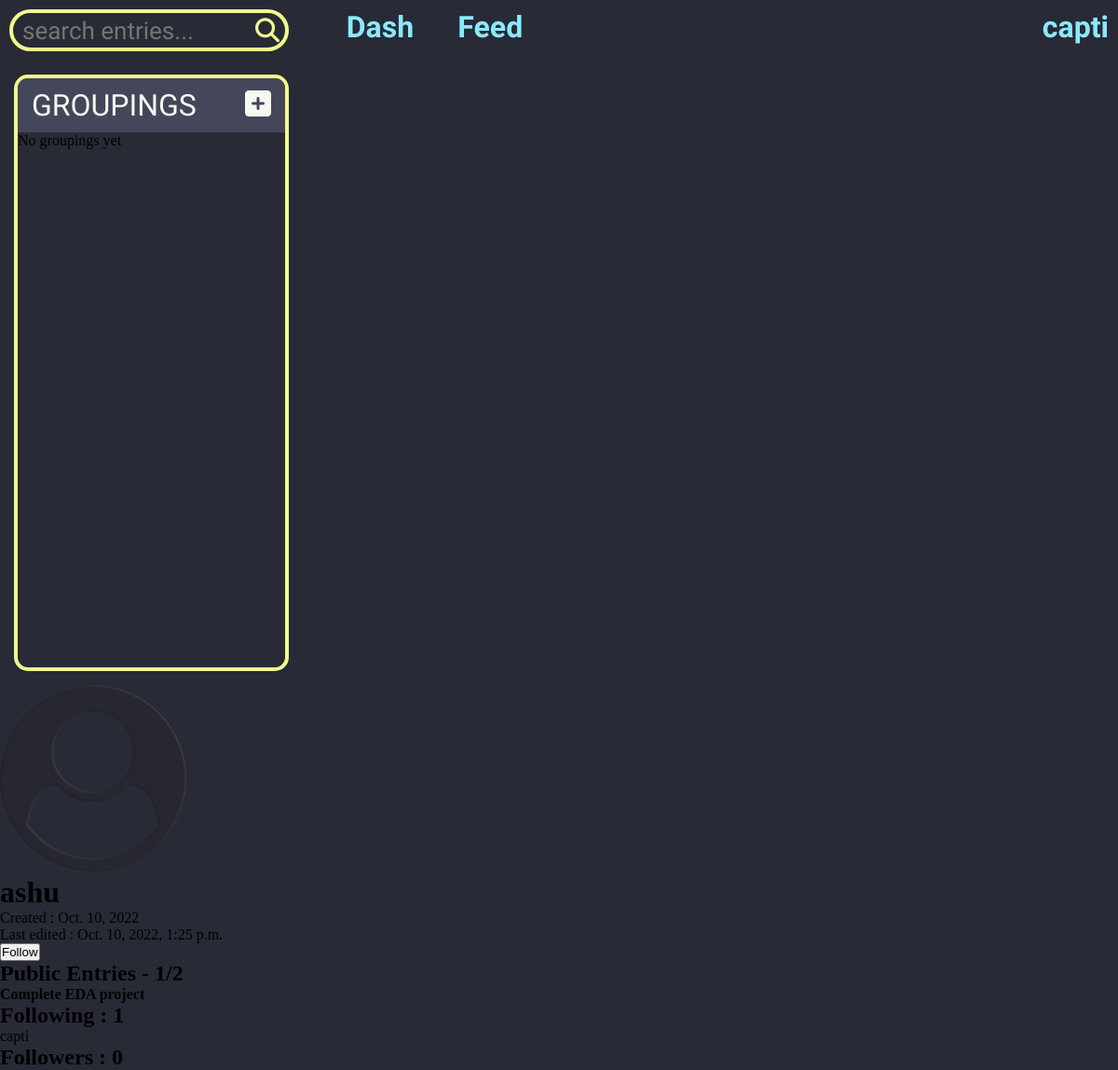
The page /accounts/profile/ashu (signed in) on the database as committed earlier.
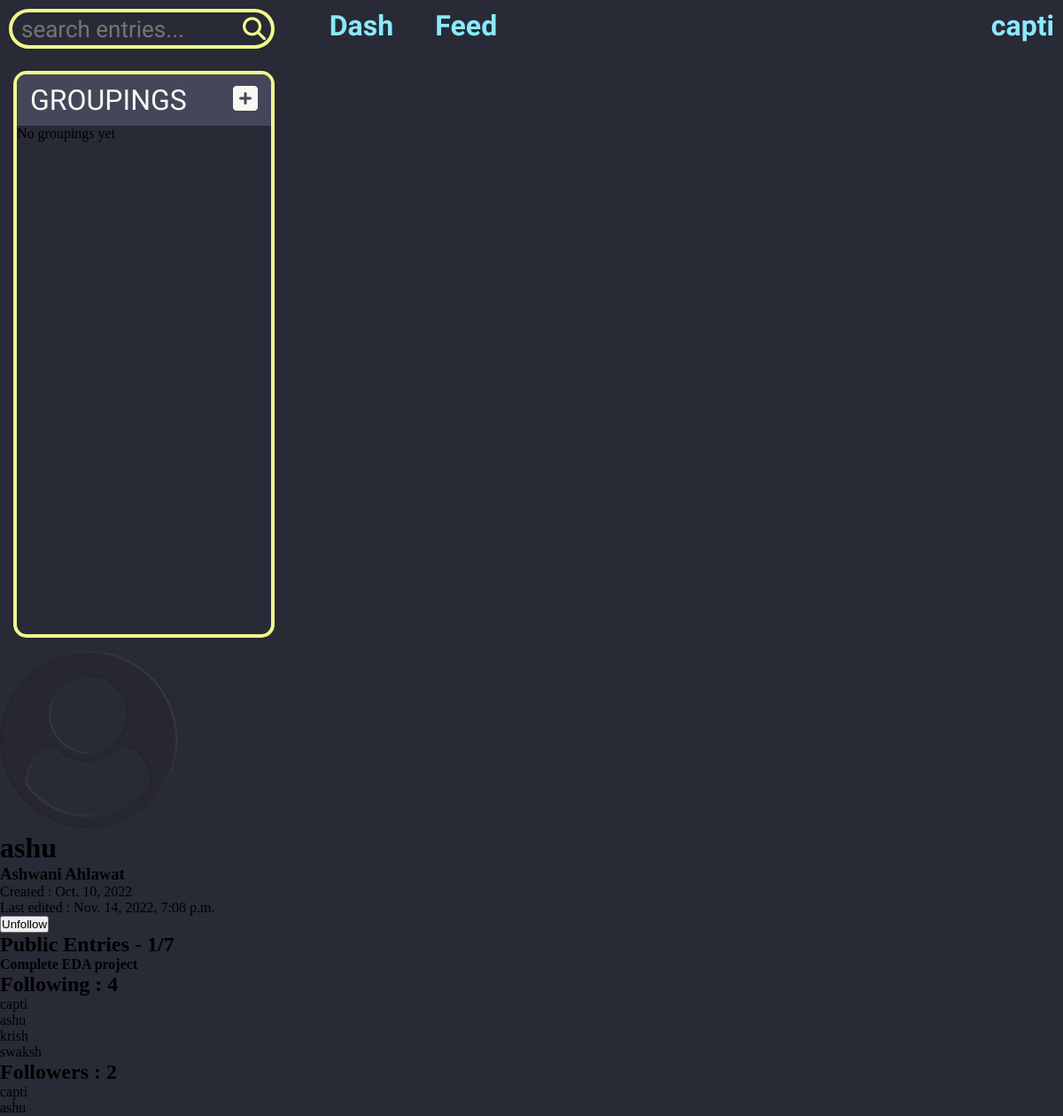
The same page on the database as committed later.
### accounts/models.py (models this page shows, shortened)
class Profile(models.Model):
    gender_choices = (
        ("Male","Male"),
        ("Female", "Female"),
        ("Other", "Other")
    )
    user = models.OneToOneField(User, models.CASCADE,related_name="profile")
    about = models.TextField(blank=True)
    dp = models.ImageField(default = "images/defaults/dp.png", upload_to = "images/dps/")
    phone = models.CharField(blank=True, max_length=13)
    gender = models.CharField(blank=True, choices=gender_choices, max_length=7)
    bday = models.DateField(blank=True,null=True)
    followers = models.ManyToManyField('self',blank=True,related_name='user_followers',symmetrical=False)
    following = models.ManyToManyField('self',blank=True,related_name='user_following',symmetrical=False)
    created = models.DateField(auto_now_add=True)
    edited = models.DateTimeField(auto_now=True)

### main/models.py (models this page shows, shortened)
class Entry(models.Model):
    image = models.ImageField(upload_to="images/entries/", blank=True)
    title = models.CharField(max_length=60,blank=False)
    content = models.TextField(blank=True)
    done = models.BooleanField(default=False)
    public = models.BooleanField(default=False)
    created = models.DateField(auto_now_add=True)
    edited = models.DateField(auto_now=True)
    user = models.ForeignKey(User, models.CASCADE,related_name="entries")

### accounts/views.py (the view, shortened to what this page needs)
# urls.py: path('profile/<str:username>', views.profile_other),
def profile_other(request, username):
    followed = False
    try:
        user_other = User.objects.get(username=username)
        profile_other = user_other.profile
        public_entries = user_other.entries.filter(public=True)
        if request.user.is_authenticated:
            profile = request.user.profile
            if profile_other in profile.following.all():
                followed = True
    except Exception as e:
        print(e)
        profile_other = None
        public_entries = None
    data = {
        "profile" : profile_other,
        "followed" : followed,
        "public_entries" : public_entries,
        "tot_entries" : len(profile_other.user.entries.all())
    }
    return render(request, "accounts/profile_other.html", data)

### templates/accounts/profile_other.html (shortened to what this page needs)
{% extends 'base.html' %}
{% block content %}
    {% if profile %}
    <div>
        <img src="/media/{{profile.dp}}" alt="" height="200" width="200">
        <h1> {{profile.user.username}} </h1>
        <h3>{{profile.user.first_name}} {{profile.user.last_name}}</h3>
        <p>Created : {{profile.created}}</p>
        <p>Last edited : {{profile.edited}}</p>
        {% if request.user.is_authenticated %}
            <form action="" method="post">
                {% if followed %}
                    <input type="submit" value="Unfollow">
                {% else %}
                    <input type="submit" value="Follow">
                {% endif %}
            </form>
            <div>
                <h2>Public Entries - <span>{{public_entries|length}}/{{tot_entries}}</span> </h2>
                <ul>
                    {% for entry in public_entries|slice:":10" %}
                        <li><b>{{entry.title}}</b></li>
                    {% endfor %}
                </ul>
            </div>
            <div>
                <h2>Following : {{profile.following.all|length}}</h2>
                <ul>
                    {% for follower in profile.following.all|slice:":10" %}
                        <li>{{follower.user.username}}</li>
                    {% endfor %}
                </ul>
            </div>
            <div>
                <h2>Followers : {{profile.followers.all|length}}</h2>
                <ul>
                    {% for follower in profile.followers.all|slice:":10"  %}
                        <li>{{follower.user.username}}</li>
                    {% endfor %}
                </ul>
            </div>
        {% else %}
            <p>To follow people or see the followers/following you need to login <a href="/accounts/login">here</a></p>
        {% endif %}
    </div>
    {% else %}
    <div>
        User doesn't exist
    </div>
    {% endif %}
{% endblock %}

### templates/base.html (shortened to what this page needs)
<!DOCTYPE html>
<html lang="en">
<head>
    <link rel="stylesheet" href="https://cdnjs.cloudflare.com/ajax/libs/font-awesome/6.2.1/css/all.min.css" />
    <link rel="stylesheet" href="/media/css/base.css">
</head>
<body>
    <nav>
        <div class="search">
            <form  action="/accounts/search/">
                <input type="text" class="input" name="query" onmouseout="this.value = ''; this.blur();" placeholder="search entries...">
                <i class="fas fa-search"></i>
            </form>
        </div>
        <div class="dash"><a class="active" href="/dash">Dash</a></div>
        <div class="feed"><a class="active" href="/feed">Feed</a></div>
        <div class="user">
            {% if user.is_authenticated %}
                <a href="/accounts/profile">{{user.username}}</a>
            {% else %}
                <a href="/accounts/login">Login</a>
            {% endif %}
        </div>
    </nav>
        <div class="groupings">
            {% if user.is_authenticated %}
                <div class="grouping-head">
                    <div>GROUPINGS</div>
                    <a href="/grouping/new/" class="new-grouping">
                        <i class="fa-solid fa-square-plus"></i>
                    </a>
                </div>
                {% if groupings %}
                    {% for grouping in groupings %}
                    <a href="/grouping/{{grouping.id}}">
                    <div class="grouping">
                        <span class="grouping-name">{{grouping.title}}</span>
                        <span class="number">{{grouping.num_entries}}</span>
                    </div>
                    <hr>
                    </a>
                    {% endfor %}
                {% else %}
                    <div>No groupings yet</div>
                {% endif %}
            {% else %}
                <div>Login first to see your groupings</div>
            {% endif %}
        </div>
        {% block content %}
        {% endblock %}
</body>
</html>

### media/css/base.css (style rules this page uses)
:root { --black: #282a36; --gray: #44475a; --comment: #6272a4; --white: #f8f8f2; --blue: #8be9fd; --green: #50fa7b; --purple: #bd93f9; --pink: #ff79c6; --red: #ff5555; --yellow: #f1fa8c; --orange: #ffb86c; }
* { margin: 0; padding: 0; box-sizing: border-box; }
a { text-decoration: none; }
body { background-color: var(--black) }
nav { display: flex; padding: 10px; }
nav > div { padding: 0px; }
.dash { margin-left: 1%; font-family: "Raleway"; font-size: xx-large; font-weight: bold; }
.feed { margin-left: 4%; font-family: "Raleway"; font-size: xx-large; font-weight: bold; }
.user { margin-left: auto; font-family: "Raleway"; font-size: xx-large; font-weight: bold; }
nav a { transition: 0.3s; color: var(--blue); }
.search { width: 350px; position: relative; }
input[type="text"] { padding: 10px; width: 300px; height: 45px; background: none; border: 4px solid var(--yellow); border-radius: 50px; font-family: "Dosis"; font-size: 26px; color: var(--yellow); outline: none; transition: .5s; }
.search i { position: relative; font-size: 26px; left: -40px; color: var(--yellow); transition: .2s; }
.groupings { margin: 15px; width: 295px; height: 80vh; border: 4px solid var(--yellow); border-radius: 15px; }
.grouping-head { display: flex; justify-content: space-between; font-size: xx-large; padding: 10px 15px; border-radius: 10px 10px 0 0; background-color: var(--gray); }
.grouping-head div { font-family: "Raleway"; color: var(--white); }
.grouping-head a i { transition: 0.5s; color: var(--white); }
.groupings a { color: var(--white); }

Rows that differ between the two databases and show on the page:
now on one of the page's lists (row edited): Profile: user.username "ashu"
changed Profile "ashu": user.first_name (not shown) → "Ashwani"; user.last_name (not shown) → "Ahlawat"; edited "Oct. 10, 2022, 1:25 p.m." → "Nov. 14, 2022, 7:08 p.m."; following.all|length "1" → "4"; followers.all|length "0" → "2"
now on one of the page's lists (row unchanged): Profile: user.username "capti"
added Profile: user.username "krish", shown under "Following : 4"
added Profile: user.username "swaksh", shown under "Following : 4"
Other text that changed with them:
form field value: (not shown) → "Unfollow"
{{ tot_entries }}: "2" → "7"
form field value: "Follow" → (not shown)
